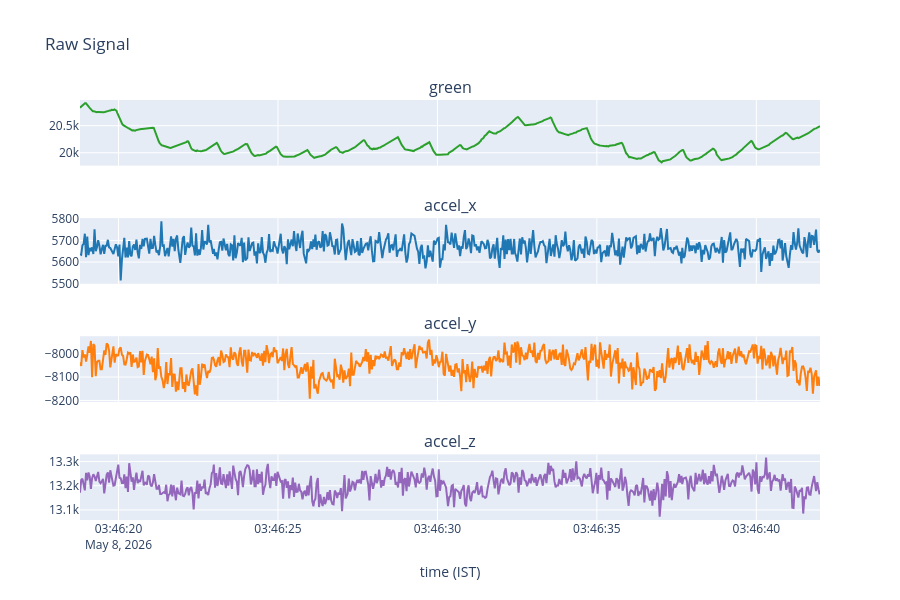

Here is the notebook cell this chart was saved with:
### Code cell
csv_path = 'sleep/data/hardik@temple.com_2026-05-08T02:20:00_2026-05-08T09:15:30'
data = pd.read_csv(csv_path)
data['timestamp_ist'] = pd.to_datetime(data['timestamp'], unit='ms', utc=True).dt.tz_convert('Asia/Kolkata')
start = pd.Timestamp('2026-05-08 03:46:18', tz='Asia/Kolkata')
end = pd.Timestamp('2026-05-08 03:46:4', tz='Asia/Kolkata')
data = data[(data['timestamp_ist'] >= start) & (data['timestamp_ist'] < end)].reset_index(drop=True)

ppg_data = data.loc[data['green'].notna(), ['timestamp', 'green', 'red', 'ir']]
accel_data = data.loc[(data['accel_x'].notna() & data['accel_y'].notna() & data['accel_z'].notna()), ['timestamp', 'accel_x', 'accel_y', 'accel_z']]
tp = pd.to_datetime(ppg_data['timestamp'], unit='ms', utc=True).dt.tz_convert('Asia/Kolkata')
ta = pd.to_datetime(accel_data['timestamp'], unit='ms', utc=True).dt.tz_convert('Asia/Kolkata')

ppg_channels = ['green'] # 'red', 'ir'
accel_channels = ['accel_x', 'accel_y', 'accel_z']
raw_channels = ppg_channels + accel_channels
fig = make_subplots(rows=len(raw_channels), cols=1, shared_xaxes=True,
                    subplot_titles=raw_channels)
for i, name in enumerate(raw_channels, start=1):
    t = tp if name in ppg_channels else ta
    df = ppg_data if name in ppg_channels else accel_data
    fig.add_trace(go.Scatter(x=t, y=df[name], name=name,
                             line=dict(color=COLORS[name])),
                  row=i, col=1)
fig.update_xaxes(title_text='time (IST)', row=len(raw_channels), col=1)
fig.update_layout(height=600, showlegend=False,
                  title_text=f'Raw Signal')
fig.show()

### Figure 1 — Plotly figure (JSON) as saved in the notebook; plotly's stock layout.template omitted (floating-point values rounded to 4 significant figures; data arrays with more than 128 entries replaced by an {"elided": "..."} marker saying what was removed)
{"data": [{"line": {"color": "#2ca02c"}, "name": "green", "type": "scatter", "x": {"elided": "744 str values"}, "xaxis": "x", "y": {"elided": "744 float values"}, "yaxis": "y"}, {"line": {"color": "#1f77b4"}, "name": "accel_x", "type": "scatter", "x": {"elided": "599 str values"}, "xaxis": "x2", "y": {"elided": "599 float values"}, "yaxis": "y2"}, {"line": {"color": "#ff7f0e"}, "name": "accel_y", "type": "scatter", "x": {"elided": "599 str values"}, "xaxis": "x3", "y": {"elided": "599 float values"}, "yaxis": "y3"}, {"line": {"color": "#9467bd"}, "name": "accel_z", "type": "scatter", "x": {"elided": "599 str values"}, "xaxis": "x4", "y": {"elided": "599 float values"}, "yaxis": "y4"}], "layout": {"annotations": [{"font": {"size": 16}, "showarrow": false, "text": "green", "x": 0.5, "xanchor": "center", "xref": "paper", "y": 1, "yanchor": "bottom", "yref": "paper"}, {"font": {"size": 16}, "showarrow": false, "text": "accel_x", "x": 0.5, "xanchor": "center", "xref": "paper", "y": 0.7188, "yanchor": "bottom", "yref": "paper"}, {"font": {"size": 16}, "showarrow": false, "text": "accel_y", "x": 0.5, "xanchor": "center", "xref": "paper", "y": 0.4375, "yanchor": "bottom", "yref": "paper"}, {"font": {"size": 16}, "showarrow": false, "text": "accel_z", "x": 0.5, "xanchor": "center", "xref": "paper", "y": 0.1562, "yanchor": "bottom", "yref": "paper"}], "height": 600, "showlegend": false, "title": {"text": "Raw Signal"}, "xaxis": {"anchor": "y", "domain": [0, 1], "matches": "x4", "showticklabels": false}, "xaxis2": {"anchor": "y2", "domain": [0, 1], "matches": "x4", "showticklabels": false}, "xaxis3": {"anchor": "y3", "domain": [0, 1], "matches": "x4", "showticklabels": false}, "xaxis4": {"anchor": "y4", "domain": [0, 1], "title": {"text": "time (IST)"}}, "yaxis": {"anchor": "x", "domain": [0.8438, 1]}, "yaxis2": {"anchor": "x2", "domain": [0.5625, 0.7188]}, "yaxis3": {"anchor": "x3", "domain": [0.2812, 0.4375]}, "yaxis4": {"anchor": "x4", "domain": [0, 0.1562]}}}
